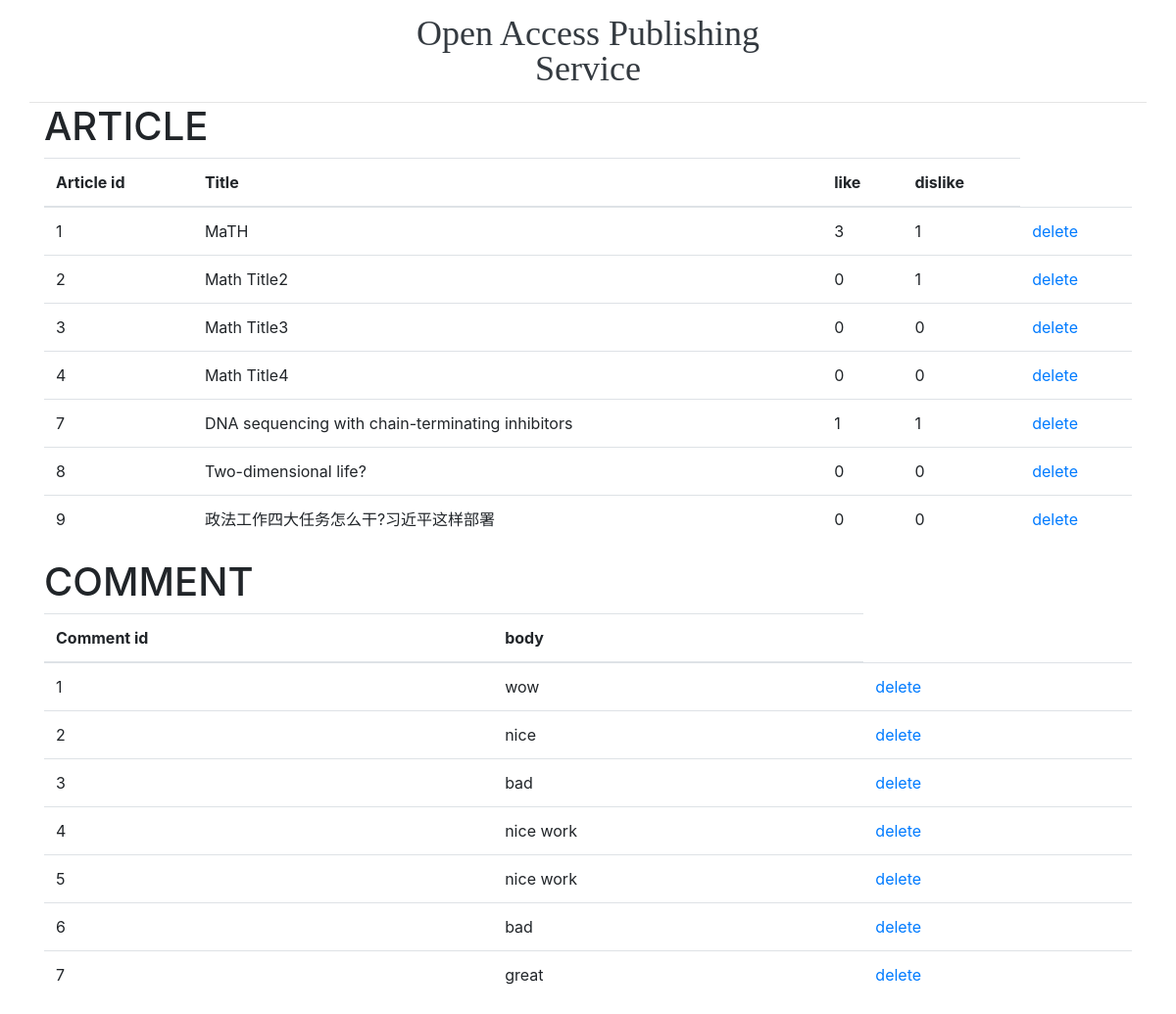
The app's page /admin (signed in), older data.
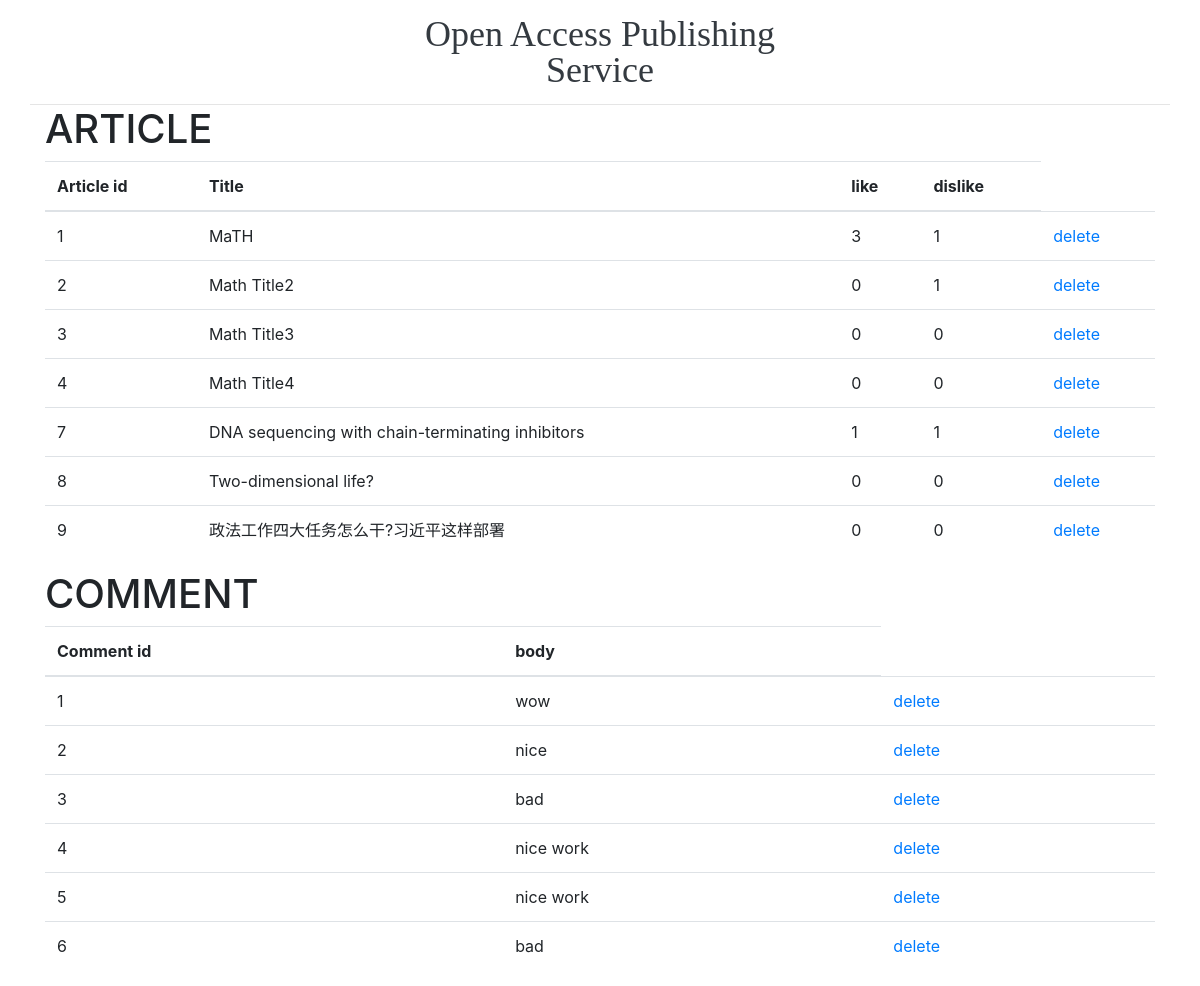
The same page, newer data.
### app.py (models this page shows)
class Article(db.Model):
    __tablename__ = 'articles'
    id = db.Column(db.Integer, primary_key=True)
    author_id = db.Column(db.Integer, db.ForeignKey('authors.id'))
    subject_id = db.Column(db.Integer, db.ForeignKey('subjects.id'))
    title = db.Column(db.String(50))
    body = db.Column(db.Text)
    comments = db.relationship('Comment', backref='article')
    time = db.Column(db.DateTime)
    like = db.Column(db.Integer)
    dislike = db.Column(db.Integer)

class Comment(db.Model):
    __tablename__ = 'comments'
    id = db.Column(db.Integer, primary_key=True)
    author_id = db.Column(db.Integer, db.ForeignKey('authors.id'))
    article_id = db.Column(db.Integer, db.ForeignKey('articles.id'))
    body = db.Column(db.Text)
    time = db.Column(db.DateTime)

### app.py (the view)
@app.route('/admin')
def admin():
    author=Author.query.all()
    comen = Comment.query.all()
    art = Article.query.all()
    mail = session.get('mail')
    if mail is None:
     return render_template('login.html')
    else:
     return render_template('admin.html',mail=if_logined(),author=author,art=art,comen=comen)

### app.py (called while the page is built)
def if_logined():
    mail = session.get('mail')
    if mail is None:
        mail = 'Hello, Stranger'
    return mail

@app.before_request
def before_action():
    app.logger.debug('-------------------------------------------------request.path:' + request.path + '-------------------------------------------------------------------')
    if not request.path.startswith('/static') and not request.path == '/login':
        session['newurl'] = request.path
    if 'mail' not in session:
        if  request.path == '/admin':
            return redirect('/login')
    print(session.get('2'))

@app.after_request
def ip_count(response):
    if request.path.startswith('/article/'):
        article_id = request.path[request.path.rfind('/article/', 1):]
        print(article_id)
        session[article_id] = 66666;
    return response

### templates/admin.html (shortened to what this page needs)
<!DOCTYPE html>
<html lang="en">
<head>
    {% include 'base.html' %}
</head>
<body>
{% include 'header.html' %}
<div class="container">
    <table class="table table-hover">
        <h1>ARTICLE</h1>
        <thead>
        <tr>
            <th>Article id</th>
            <th>Title</th>
            <th>like</th>
            <th>dislike</th>
        </tr>
        </thead>
        <tbody>
        {% for art in art %}
            <tr>
                <td>{{ art.id }}</td>
                <td>{{ art.title }}</td>
                <td>{{ art.like }}</td>
                <td>{{ art.dislike }}</td>
                <td><a href="/delete/article/{{ art.id }}">delete</a></td>
            </tr>
        {% endfor %}
        </tbody>
    </table>
    <table class="table table-hover">
        <h1>COMMENT</h1>
        <thead>
        <tr>
            <th>Comment id</th>
            <th>body</th>
        </tr>
        </thead>
        <tbody>
        {% for comen in comen%}
            <tr>
                <td>{{ comen.id }}</td>
                <td>{{ comen.body}}</td>
                <td><a href="/delete/comment/{{ comen.id }}">delete</a></td>
            </tr>
        {% endfor %}
        </tbody>
    </table>
</div>
</body>
</html>

Row changes from the older to the newer data that the page shows:
removed Comment: id "7", body "great"
